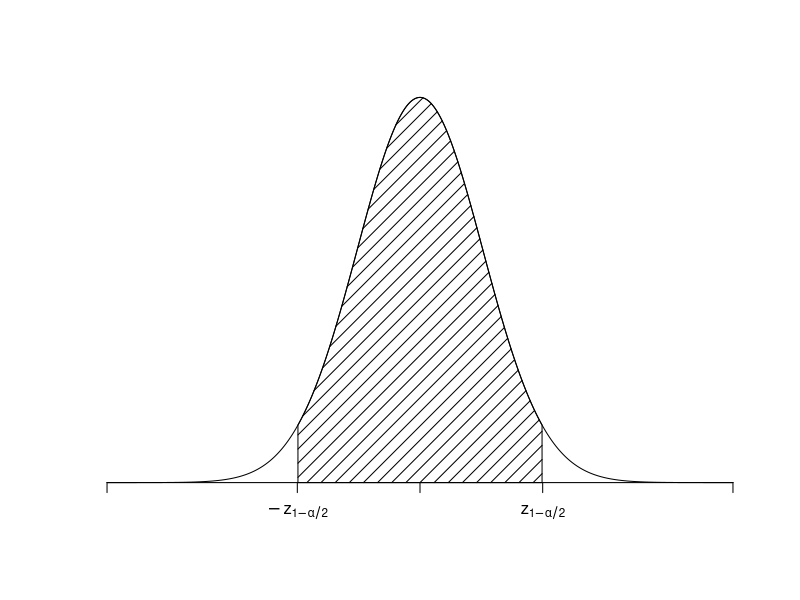
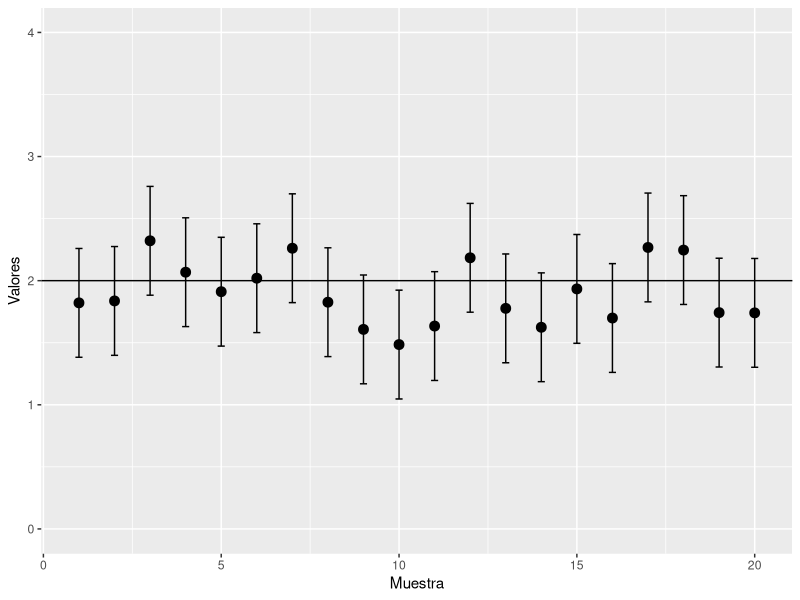
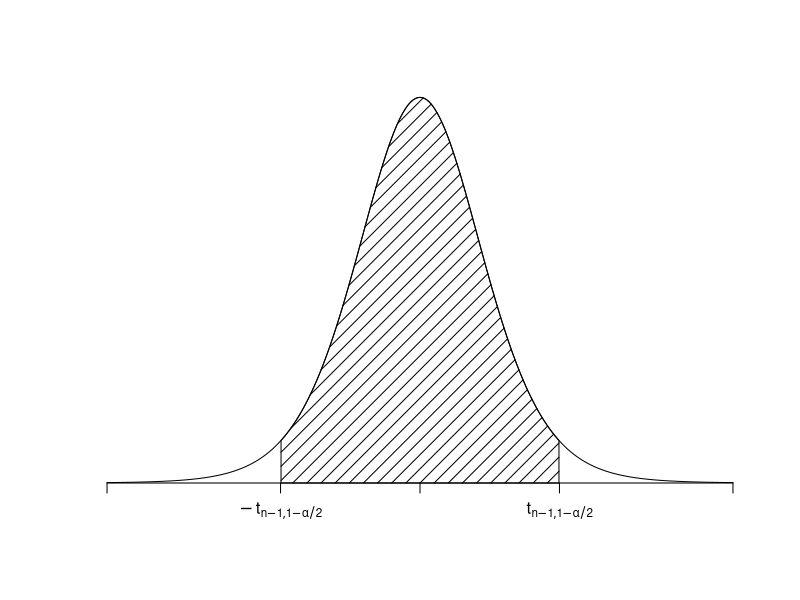

Generate these figures, in order, with R:
## ---- chunk 1
    #| label: fig-densidad-estadistico-Z
    #| fig-cap: Región central con un área $1 - \alpha$ en la densidad de una Normal estándar. 
    #| warning: false
    #| fig-width: 10
    #| fig-height: 7

    library(dplyr)
    alpha <- 0.05
    x <- seq(-5, 5, by = 0.01)
    phi <- dnorm(x)
    cent <- between(x, qnorm(alpha/2), qnorm(1 - alpha/2))  
    xzalf <- x[cent]
    phizalf <- phi[cent]
    vertices.x <- c(xzalf[1], xzalf, xzalf[length(xzalf)])
    vertices.y <- c(0, phizalf, 0)
    plot(x, phi, type="l", xlab="", ylab="", axes=FALSE)
    polygon(vertices.x, vertices.y, density=10)
    axis(
        1,
        pos=0,
        labels=c(
            "",
            expression(-z[{1-alpha/2}]),
            "",
            expression(z[{1-alpha/2}]),
            ""
        ),
        at=c(-5, qnorm(alpha/2), 0, qnorm(1-alpha/2), 5)
    )
## ---- chunk 2
#| label: fig-intervalos
#| fig-cap: Los intervalos de confianza al 95% correspondientes a 20 muestras de tamaño 4. La media que se busca estimar es $\mu=2$.
#| warning: false
#| fig-width: 10
#| fig-height: 7

library(tidyverse)
set.seed(314159)
n <- 20
mu <- 2
sigma <- 1
sample_means <- tibble(
    sample = 1:n,
    xbar = rnorm(n, mean = mu, sd = sigma / sqrt(n))
)
alpha <- 0.05
sample_means %>%
    ggplot(aes(x = sample, y = xbar)) +
    geom_hline(yintercept = mu) +
    geom_point(size = 3) +
    geom_errorbar(
        aes(
            ymin = xbar - qnorm(1 - alpha / 2) * sigma / sqrt(n), 
            ymax = xbar + qnorm(1 - alpha / 2) * sigma / sqrt(n),
        ),
        width = 0.2,
        ) +
    lims(y = c(0, 4)) +
    labs(x = 'Muestra', y = 'Valores') 
## ---- chunk 3
#| label: fig-densidad-estadistico-T
#| fig-cap: Región central con un área $1 - \alpha$ en la densidad de una t de Student. 
#| warning: false
#| fig-width: 10
#| fig-height: 7
library(dplyr)
alpha <- 0.05
x <- seq(-5, 5, by = 0.01)
phi <- dt(x, df = 10)
 cent <- between(x, qt(alpha/2, 10), qt(1 - alpha/2, 10))  
 xtalf <- x[cent]
 phitalf <- phi[cent]
 vertices.x <- c(xtalf[1], xtalf, xtalf[length(xtalf)])
 vertices.y <- c(0, phitalf, 0)
 plot(x, phi, type="l", xlab="", ylab="", axes=FALSE)
 polygon(vertices.x, vertices.y, density=10)
 axis(
     1,
     pos=0,
     labels=c(
         "",
         expression(-t[{n-1}*symbol("\054")*{1-alpha/2}]),
         "",
         expression(t[{n-1}*symbol("\054")*{1-alpha/2}]),
         ""
     ),
     at=c(-5, qt(alpha/2, 10), 0, qt(1-alpha/2, 10), 5)
)
